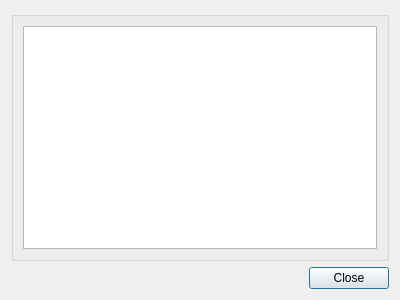
<?xml version="1.0" encoding="UTF-8"?>
<ui version="4.0">
 <class>StickGainCalibrationDialog</class>
 <widget class="QDialog" name="StickGainCalibrationDialog">
  <property name="geometry">
   <rect>
    <x>0</x>
    <y>0</y>
    <width>400</width>
    <height>300</height>
   </rect>
  </property>
  <property name="windowTitle">
   <string>Sensor Gain Calibration</string>
  </property>
  <layout class="QVBoxLayout" name="verticalLayout_2">
   <item>
    <widget class="QGroupBox" name="groupBox">
     <property name="title">
      <string/>
     </property>
     <layout class="QVBoxLayout" name="verticalLayout">
      <item>
       <widget class="QPlainTextEdit" name="plainTextEdit">
        <property name="readOnly">
         <bool>true</bool>
        </property>
        <property name="plainText">
         <string notr="true"/>
        </property>
       </widget>
      </item>
     </layout>
    </widget>
   </item>
   <item>
    <widget class="QDialogButtonBox" name="buttonBox">
     <property name="standardButtons">
      <set>QDialogButtonBox::StandardButton::Close</set>
     </property>
    </widget>
   </item>
  </layout>
 </widget>
 <resources/>
 <connections/>
</ui>
